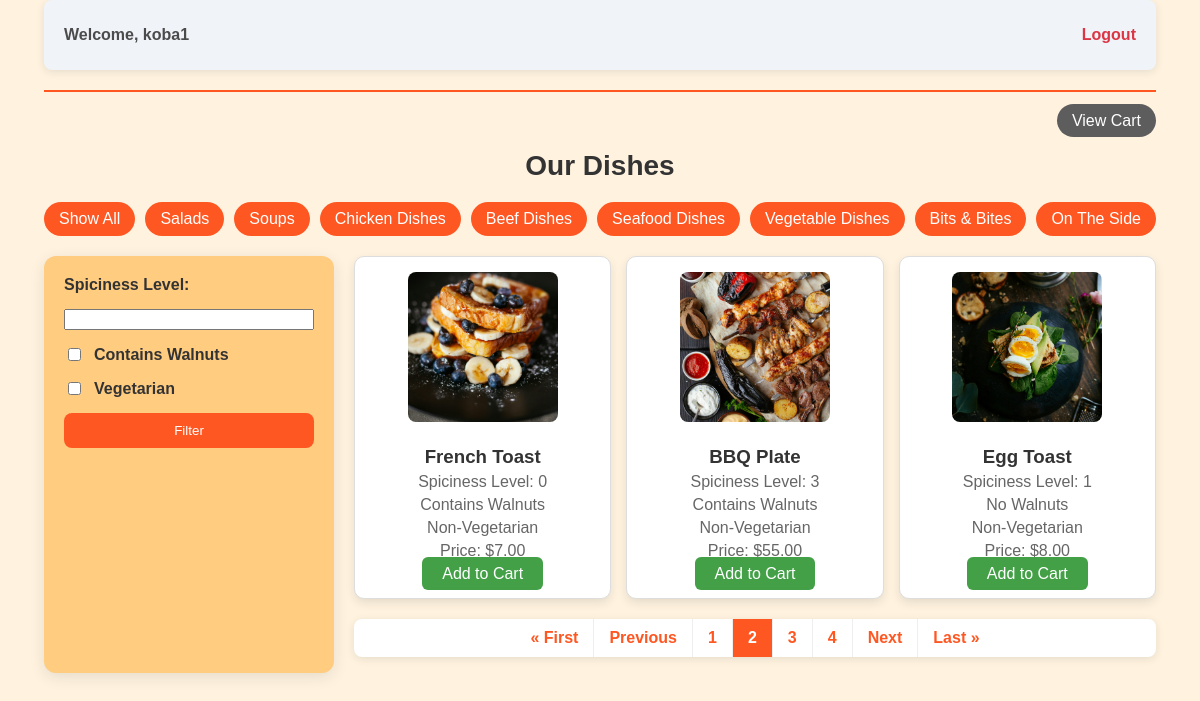
Page /?page=2 (signed in) on the committed database.
### restaurant/models.py (models this page shows, shortened)
class Dish(models.Model):
    name = models.CharField(max_length=100)
    image = models.ImageField(upload_to='dishes/')
    category = models.CharField(max_length=50, choices=CATEGORY_CHOICES)
    spiciness_level = models.IntegerField(choices=[(i, str(i)) for i in range(5)])
    has_walnuts = models.BooleanField(default=False)
    is_vegetarian = models.BooleanField(default=False)
    price = models.DecimalField(max_digits=6, decimal_places=2)

### restaurant/views.py (the view)
# urls.py: path('', views.dish_list, name='dish_list'),
@login_required
def dish_list(request):
    categories = request.GET.getlist('category')
    spiciness = request.GET.get('spiciness')
    has_walnuts = request.GET.get('has_walnuts') == 'on'
    is_vegetarian = request.GET.get('is_vegetarian') == 'on'
    dishes = Dish.objects.all()
    if not categories or 'all' in categories:
        pass
    else:
        dishes = dishes.filter(category__in=categories)
    if spiciness:
        dishes = dishes.filter(spiciness_level=int(spiciness))
    if has_walnuts:
        dishes = dishes.filter(has_walnuts=True)
    if is_vegetarian:
        dishes = dishes.filter(is_vegetarian=True)
    paginator = Paginator(dishes, 3)  # თითოეულ გვერდზე რამდენი ელემენტი გვაქვს
    page_number = request.GET.get('page')   # გვერდის კონკრეტული ნომერი
    page_obj = paginator.get_page(page_number)  # კონკრეტული გვერდის ჩატვირთვა
    context = {
      'dishes': page_obj
  }
    return render(request, 'restaurant/dish_list.html', context)

### restaurant/templates/restaurant/dish_list.html (shortened to what this page needs)
{% extends 'base.html' %}
{% block content %}
<div class="auth-section">
    {% if request.user.is_authenticated %}
        <p class="user-info">Welcome, {{ request.user }}</p>
        <p><a href="{% url 'logout' %}" class="auth-link logout">Logout</a></p>
    {% else %}
        <p><a href="{% url 'login' %}" class="auth-link login">Login</a></p>
    {% endif %}
</div>
<hr class="divider">
<p class="cart-link">
    <a href="{% url 'cart_view' %}" class="btn btn-cart">View Cart</a>
</p>
<h1 class="page-title">Our Dishes</h1>
<div class="categories">
    <a href="?category=all" class="category-btn">Show All</a>
    <a href="?category=Salads" class="category-btn">Salads</a>
    <a href="?category=Soups" class="category-btn">Soups</a>
    <a href="?category=Chicken-Dishes" class="category-btn">Chicken Dishes</a>
    <a href="?category=Beef-Dishes" class="category-btn">Beef Dishes</a>
    <a href="?category=Seafood-Dishes" class="category-btn">Seafood Dishes</a>
    <a href="?category=Vegetable-Dishes" class="category-btn">Vegetable Dishes</a>
    <a href="?category=Bits&Bites" class="category-btn">Bits & Bites</a>
    <a href="?category=On-The-Side" class="category-btn">On The Side</a>
</div>
<div class="content-container">
    <aside class="sidebar">
        <form method="GET">
            <label>Spiciness Level:</label>
            <input type="number" name="spiciness" min="0" max="4">
            <label>
                <input type="checkbox" name="has_walnuts"> Contains Walnuts
            </label>
            <label>
                <input type="checkbox" name="is_vegetarian"> Vegetarian
            </label>
            <button type="submit">Filter</button>
        </form>
    </aside>
    <main class="main-content">
        <div class="dishes">
            {% for dish in dishes %}
            <div class="dish-card">
                <img src="{{ dish.image.url }}" alt="{{ dish.name }}">
                <h3>{{ dish.name }}</h3>
                <p>Spiciness Level: {{ dish.spiciness_level }}</p>
                <p>{% if dish.has_walnuts %} Contains Walnuts {% else %} No Walnuts {% endif %}</p>
                <p>{% if dish.is_vegetarian %} Vegetarian {% else %} Non-Vegetarian {% endif %}</p>
                <p>Price: ${{ dish.price }}</p>
                <a href="{% url 'add_to_cart' dish.id %}" class="btn">Add to Cart</a>
            </div>
            {% empty %}
            <p>No dishes found matching your criteria.</p>
            {% endfor %}
        </div>
        {% include "includes/paginations.html" with dishes=dishes %}
    </main>
</div>
{% endblock %}

### restaurant/static/css/style.css (style rules this page uses)
body { background-color: #fff3e0; display: flex; height: 100vh; justify-content: center; margin: 0; font-family: Arial, sans-serif; }
h1 { text-align: center; color: #d84315; margin-bottom: 20px; }
.content-container { display: flex; gap: 20px; }
.sidebar { background-color: #ffcc80; padding: 20px; border-radius: 12px; box-shadow: 0 4px 15px rgba(0, 0, 0, 0.1); width: 100%; max-width: 250px; }
.sidebar form { display: flex; flex-direction: column; gap: 15px; }
.sidebar label { font-weight: 600; color: #333; display: flex; align-items: center; gap: 10px; }
.sidebar input[type="number"], .sidebar input[type="checkbox"] { cursor: pointer; }
.sidebar button { background-color: #ff5722; color: #fff; border: none; border-radius: 8px; padding: 10px; cursor: pointer; transition: background 0.3s; }
.main-content { width: 100%; }
.categories { display: flex; gap: 10px; flex-wrap: wrap; margin-bottom: 20px; justify-content: center; }
.category-btn { background-color: #ff5722; color: #fff; padding: 8px 15px; border-radius: 20px; text-decoration: none; transition: background 0.3s; }
.dishes { display: grid; grid-template-columns: repeat(auto-fill, minmax(250px, 1fr)); gap: 15px; }
.dish-card { border: 1px solid #ddd; border-radius: 10px; padding: 15px; text-align: center; background-color: #ffffff; box-shadow: 0 4px 10px rgba(0, 0, 0, 0.1); transition: transform 0.3s; }
.dish-card img { width: 150px; height: 150px; object-fit: cover; border-radius: 8px; margin-bottom: 10px; }
.dish-card h3 { color: #333; margin: 10px 0 5px; }
.dish-card p { color: #666; margin: 5px 0; }
.btn { background-color: #43a047; color: #ffffff; padding: 8px 20px; border-radius: 6px; text-decoration: none; margin-top: 10px; }
.auth-section { display: flex; justify-content: space-between; align-items: center; background-color: #f0f4f8; padding: 10px 20px; border-radius: 8px; box-shadow: 0 2px 8px rgba(0, 0, 0, 0.1); margin-bottom: 20px; }
.user-info { font-weight: bold; color: #4b4b4b; }
.auth-link { text-decoration: none; font-weight: bold; }
.auth-link.logout { color: #dc3545; }
.divider { border: none; height: 2px; background-color: #ff5722; margin: 20px 0; }
.cart-link { text-align: right; margin-bottom: 20px; }
.btn-cart { background-color: #5d5d5d; color: #fff; padding: 8px 15px; border-radius: 20px; text-decoration: none; transition: background 0.3s; }
.page-title { text-align: center; color: #333; margin-bottom: 20px; font-size: 28px; }

### rows in the picture
Dish: image (picture), name "French Toast", spiciness_level "0", has_walnuts "Contains Walnuts", is_vegetarian "Non-Vegetarian", price "7.00"
Dish: image (picture), name "BBQ Plate", spiciness_level "3", has_walnuts "Contains Walnuts", is_vegetarian "Non-Vegetarian", price "55.00"
Dish: image (picture), name "Egg Toast", spiciness_level "1", has_walnuts "No Walnuts", is_vegetarian "Non-Vegetarian", price "8.00"

### other values in the picture
{{ request.user }} "koba1"
{{ num }} "1" "3" "4"
{{ num }} "2"
